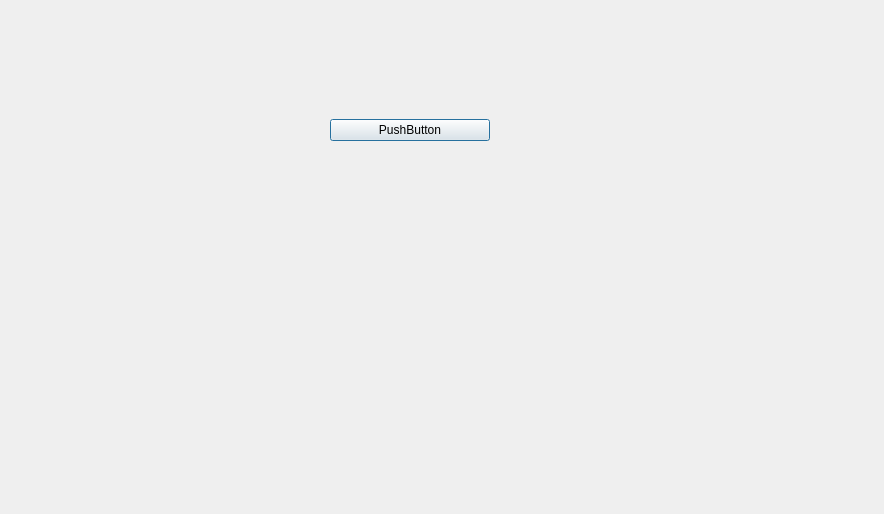
<?xml version="1.0" encoding="UTF-8"?>
<ui version="4.0">
 <class>Dialog</class>
 <widget class="QDialog" name="Dialog">
  <property name="geometry">
   <rect>
    <x>0</x>
    <y>0</y>
    <width>884</width>
    <height>514</height>
   </rect>
  </property>
  <property name="windowTitle">
   <string>Dialog</string>
  </property>
  <widget class="QWidget" name="horizontalLayoutWidget">
   <property name="geometry">
    <rect>
     <x>330</x>
     <y>90</y>
     <width>160</width>
     <height>80</height>
    </rect>
   </property>
   <layout class="QHBoxLayout" name="horizontalLayout">
    <item>
     <widget class="QPushButton" name="pushButton">
      <property name="text">
       <string>PushButton</string>
      </property>
     </widget>
    </item>
   </layout>
  </widget>
 </widget>
 <resources/>
 <connections>
  <connection>
   <sender>pushButton</sender>
   <signal>clicked()</signal>
   <receiver>Dialog</receiver>
   <slot>accept()</slot>
   <hints>
    <hint type="sourcelabel">
     <x>423</x>
     <y>128</y>
    </hint>
    <hint type="destinationlabel">
     <x>592</x>
     <y>74</y>
    </hint>
   </hints>
  </connection>
 </connections>
</ui>
